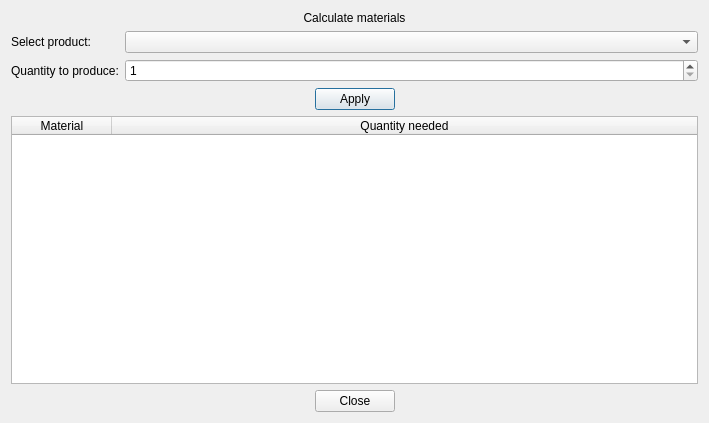
<?xml version="1.0" encoding="UTF-8"?>
<ui version="4.0">
 <class>BOMCalculateDialog</class>
 <widget class="QDialog" name="BOMCalculateDialog">
  <property name="geometry">
   <rect>
    <x>0</x>
    <y>0</y>
    <width>709</width>
    <height>423</height>
   </rect>
  </property>
  <property name="windowTitle">
   <string>Calculate Materials</string>
  </property>
  <layout class="QVBoxLayout" name="verticalLayout" stretch="0,0,0,0,0">
   <item>
    <widget class="QLabel" name="lbl_info">
     <property name="text">
      <string>Calculate materials</string>
     </property>
     <property name="alignment">
      <set>Qt::AlignmentFlag::AlignCenter</set>
     </property>
    </widget>
   </item>
   <item>
    <layout class="QFormLayout" name="formLayout">
     <item row="0" column="0">
      <widget class="QLabel" name="lblProduct">
       <property name="styleSheet">
        <string notr="true"/>
       </property>
       <property name="text">
        <string>Select product:</string>
       </property>
       <property name="class" stdset="0">
        <string>form_lbl</string>
       </property>
      </widget>
     </item>
     <item row="0" column="1">
      <widget class="QComboBox" name="cbProductSelect"/>
     </item>
     <item row="1" column="0">
      <widget class="QLabel" name="lblQuantity">
       <property name="styleSheet">
        <string notr="true"/>
       </property>
       <property name="text">
        <string>Quantity to produce:</string>
       </property>
       <property name="class" stdset="0">
        <string>form_lbl</string>
       </property>
      </widget>
     </item>
     <item row="1" column="1">
      <widget class="QSpinBox" name="sbQuantity">
       <property name="minimum">
        <number>1</number>
       </property>
       <property name="maximum">
        <number>100</number>
       </property>
      </widget>
     </item>
    </layout>
   </item>
   <item>
    <widget class="QDialogButtonBox" name="btn_calculate">
     <property name="standardButtons">
      <set>QDialogButtonBox::StandardButton::Apply</set>
     </property>
     <property name="centerButtons">
      <bool>true</bool>
     </property>
    </widget>
   </item>
   <item>
    <widget class="QTableWidget" name="twResults">
     <attribute name="horizontalHeaderCascadingSectionResizes">
      <bool>false</bool>
     </attribute>
     <attribute name="horizontalHeaderStretchLastSection">
      <bool>true</bool>
     </attribute>
     <attribute name="verticalHeaderCascadingSectionResizes">
      <bool>false</bool>
     </attribute>
     <attribute name="verticalHeaderStretchLastSection">
      <bool>false</bool>
     </attribute>
     <column>
      <property name="text">
       <string>Material</string>
      </property>
     </column>
     <column>
      <property name="text">
       <string>Quantity needed</string>
      </property>
     </column>
    </widget>
   </item>
   <item>
    <widget class="QDialogButtonBox" name="btn_close">
     <property name="standardButtons">
      <set>QDialogButtonBox::StandardButton::Close</set>
     </property>
     <property name="centerButtons">
      <bool>true</bool>
     </property>
    </widget>
   </item>
  </layout>
 </widget>
 <resources/>
 <connections/>
</ui>
